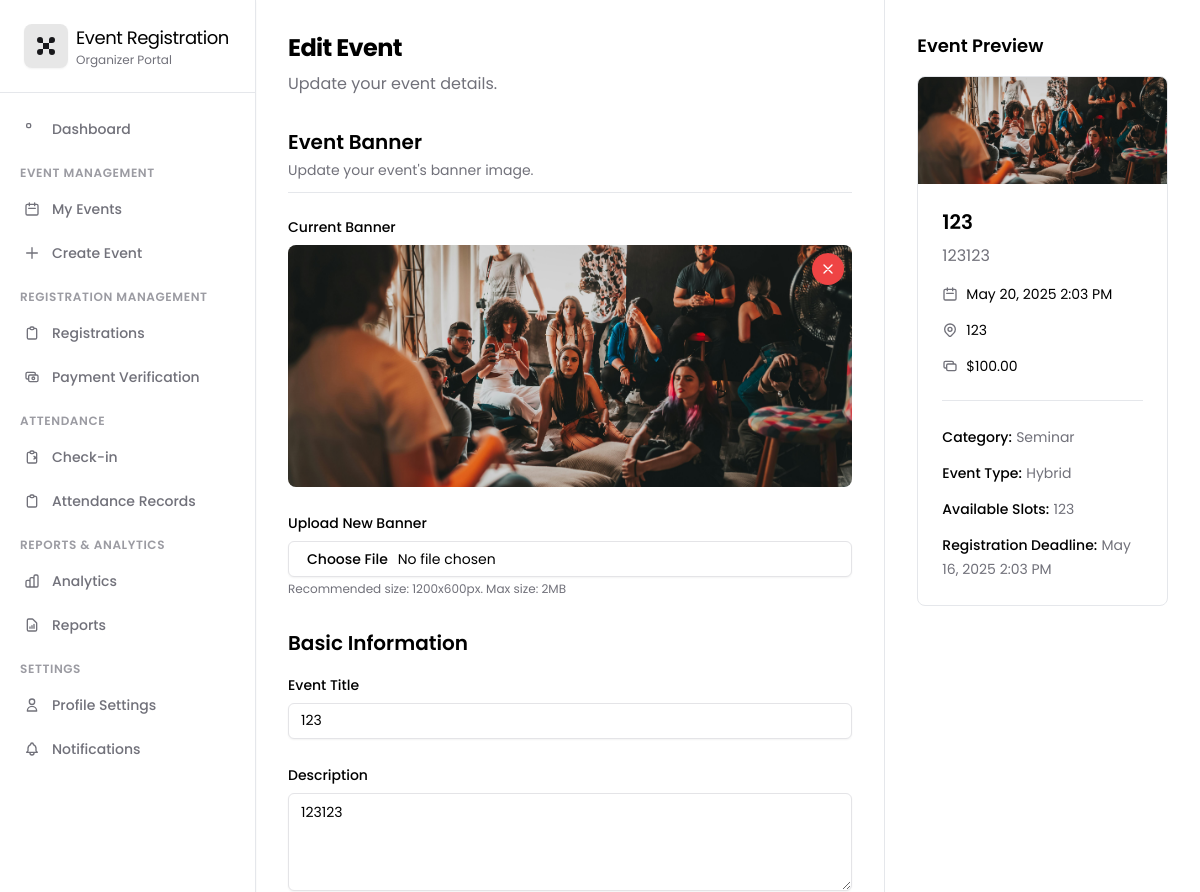
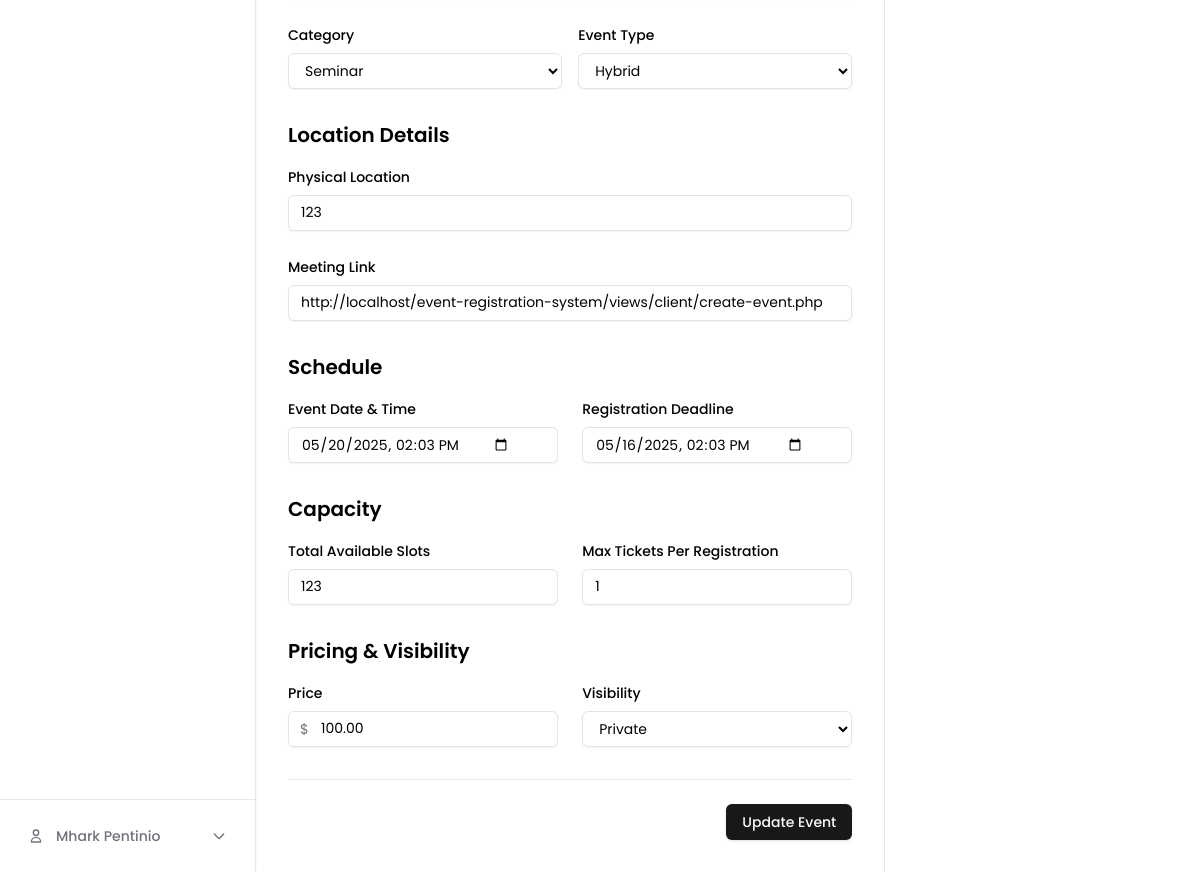
The app's page /views/client/edit-event.php?id=1 (signed in) with its own data (2 pictures, top to bottom).
### tables this page shows
CREATE TABLE `events` (
  `id` int(11) NOT NULL,
  `client_id` int(11) NOT NULL,
  `title` varchar(255) NOT NULL,
  `description` text DEFAULT NULL,
  `category_id` int(11) DEFAULT NULL,
  `type_id` int(11) DEFAULT NULL,
  `event_date` datetime NOT NULL,
  `registration_deadline` datetime NOT NULL,
  `location` text DEFAULT NULL,
  `price` decimal(10,2) DEFAULT 0.00,
  `slots` int(11) NOT NULL,
  `max_participants_per_registration` int(11) DEFAULT 1,
  `visibility` enum('public','private','invite-only') DEFAULT 'public',
  `status` enum('pending','published','draft','rejected') NOT NULL DEFAULT 'pending',
  `rejection_reason` text DEFAULT NULL,
  `banner` varchar(255) DEFAULT NULL,
  `created_at` timestamp NOT NULL DEFAULT current_timestamp(),
  `updated_at` timestamp NOT NULL DEFAULT current_timestamp() ON UPDATE current_timestamp()
);

CREATE TABLE `categories` (
  `id` int(11) NOT NULL,
  `name` varchar(100) NOT NULL,
  `description` text NOT NULL
);

CREATE TABLE `event_types` (
  `id` int(11) NOT NULL,
  `name` varchar(100) NOT NULL
);

### views/client/edit-event.php (the view, shortened to what the rows shown need)
<?php
require_once '../../helpers/SessionHelper.php';
require_once '../../controllers/client/EventController.php';
$eventController = new EventController();
$eventId = $_GET['id'] ?? null;
$event = $eventController->getEvent($eventId);
$categories = $eventController->getCategories();
$eventTypes = $eventController->getEventTypes();
$location = $event['location'];
$virtualLink = null;
if (in_array($event['type_id'], ['2', '3'])) {
    $locationData = json_decode($location, true);
    $location = $locationData['physical'] ?? '';
    $virtualLink = $locationData['virtual'] ?? '';
}
include_once '../shared/header.php';
?>
<body class="bg-background min-h-screen font-sans antialiased">
    <?php include_once '../shared/clientSidebar.php'; ?>
    <div class="flex ml-64">
        <div class="w-2/3 p-8 border-r border-gray-200">
        <div class="mb-8">
                <h1 class="text-2xl font-bold tracking-tight">Edit Event</h1>
        </div>
            <form action="../../controllers/client/EventController.php" method="POST" enctype="multipart/form-data" class="space-y-8">
                <section>
                    <div class="border-b border-gray-200 pb-3 mb-6">
                        <h2 class="text-xl font-semibold">Event Banner</h2>
                    </div>
                <?php if ($event['banner']): ?>
                        <div class="mb-6">
                            <h3 class="text-sm font-medium mb-2">Current Banner</h3>
                        <div class="aspect-[21/9] relative bg-muted rounded-lg overflow-hidden">
                            <img
                                src="../../public/<?php echo htmlspecialchars($event['banner']); ?>"
                                alt="Current banner"
                                class="object-cover w-full h-full"
                            >
                            <button type="submit" name="action" value="delete_banner"
                                class="absolute top-2 right-2 bg-red-500 text-white rounded-full p-2 hover:bg-red-600 transition-colors"
                                onclick="return confirm('Are you sure you want to delete the banner?')">
                                <svg class="h-4 w-4" fill="none" stroke="currentColor" viewBox="0 0 24 24">
                                    <path stroke-linecap="round" stroke-linejoin="round" stroke-width="2" d="M6 18L18 6M6 6l12 12"/>
                                </svg>
                            </button>
                        </div>
                    </div>
                <?php endif; ?>
                </section>
                <section>
                    <h2 class="text-xl font-semibold mb-4">Basic Information</h2>
                    <div class="grid gap-6">
                        <div>
                            <label class="text-sm font-medium leading-none" for="title">Event Title</label>
                            <input type="text" id="title" name="title" required
                                value="<?php echo htmlspecialchars($event['title']); ?>"
                                class="flex h-9 w-full rounded-md border border-input bg-background px-3 py-1 text-sm shadow-sm transition-colors mt-1.5">
                        </div>
                        <div>
                            <label class="text-sm font-medium leading-none" for="description">Description</label>
                            <textarea id="description" name="description" rows="4" required
                                class="flex w-full rounded-md border border-input bg-background px-3 py-2 text-sm shadow-sm transition-colors mt-1.5"><?php echo htmlspecialchars($event['description']); ?></textarea>
                        </div>
                        <div class="grid grid-cols-2 gap-4">
                            <div>
                                <label class="text-sm font-medium leading-none" for="category">Category</label>
                                <select id="category" name="category_id" required
                                    class="flex h-9 w-full rounded-md border border-input bg-background px-3 py-1 text-sm shadow-sm transition-colors mt-1.5">
                                    <?php foreach ($categories as $category): ?>
                                        <option value="<?php echo $category['id']; ?>"
                                            <?php echo $category['id'] == $event['category_id'] ? 'selected' : ''; ?>>
                                            <?php echo htmlspecialchars($category['name']); ?>
                                        </option>
                                    <?php endforeach; ?>
                                </select>
                            </div>
                            <div>
                                <label class="text-sm font-medium leading-none" for="type">Event Type</label>
                                <select id="type" name="type_id" required onchange="toggleEventTypeFields()"
                                    class="flex h-9 w-full rounded-md border border-input bg-background px-3 py-1 text-sm shadow-sm transition-colors mt-1.5">
                                    <?php foreach ($eventTypes as $type): ?>
                                        <option value="<?php echo $type['id']; ?>"
                                            <?php echo $type['id'] == $event['type_id'] ? 'selected' : ''; ?>>
                                            <?php echo htmlspecialchars($type['name']); ?>
                                        </option>
                                    <?php endforeach; ?>
                                </select>
                            </div>
                        </div>
                    </div>
                </section>
                <section>
                    <h2 class="text-xl font-semibold mb-4">Location Details</h2>
                    <div class="grid gap-6">
                        <div id="physicalLocationField">
                            <label class="text-sm font-medium leading-none" for="location">Physical Location</label>
                            <input type="text" id="location" name="location"
                                value="<?php echo htmlspecialchars($location); ?>"
                                class="flex h-9 w-full rounded-md border border-input bg-background px-3 py-1 text-sm shadow-sm transition-colors mt-1.5">
                        </div>
                        <div id="virtualEventFields" class="<?php echo !in_array($event['type_id'], ['2', '3']) ? 'hidden' : ''; ?>">
                            <label class="text-sm font-medium leading-none" for="meeting_link">Meeting Link</label>
                            <input type="url" id="meeting_link" name="meeting_link"
                                value="<?php echo htmlspecialchars($virtualLink); ?>"
                                class="flex h-9 w-full rounded-md border border-input bg-background px-3 py-1 text-sm shadow-sm transition-colors mt-1.5">
                        </div>
                    </div>
                </section>
                <section>
                    <h2 class="text-xl font-semibold mb-4">Schedule</h2>
                    <div class="grid grid-cols-2 gap-6">
                        <div>
                            <label class="text-sm font-medium leading-none" for="event_date">Event Date & Time</label>
                            <input type="datetime-local" id="event_date" name="event_date" required
                                value="<?php echo date('Y-m-d\TH:i', strtotime($event['event_date'])); ?>"
                                class="flex h-9 w-full rounded-md border border-input bg-background px-3 py-1 text-sm shadow-sm transition-colors mt-1.5">
                        </div>
                        <div>
                            <label class="text-sm font-medium leading-none" for="registration_deadline">Registration Deadline</label>
                            <input type="datetime-local" id="registration_deadline" name="registration_deadline" required
                                value="<?php echo date('Y-m-d\TH:i', strtotime($event['registration_deadline'])); ?>"
                                class="flex h-9 w-full rounded-md border border-input bg-background px-3 py-1 text-sm shadow-sm transition-colors mt-1.5">
                        </div>
                    </div>
                </section>
                <section>
                    <h2 class="text-xl font-semibold mb-4">Capacity</h2>
                    <div class="grid grid-cols-2 gap-6">
                        <div>
                            <label class="text-sm font-medium leading-none" for="slots">Total Available Slots</label>
                            <input type="number" id="slots" name="slots" min="1" required
                                value="<?php echo htmlspecialchars($event['slots']); ?>"
                                class="flex h-9 w-full rounded-md border border-input bg-background px-3 py-1 text-sm shadow-sm transition-colors mt-1.5">
                        </div>
                        <div>
                            <label class="text-sm font-medium leading-none" for="max_per_registration">Max Tickets Per Registration</label>
                            <input type="number" id="max_per_registration" name="max_participants_per_registration" min="1" required
                                value="<?php echo htmlspecialchars($event['max_participants_per_registration']); ?>"
                                class="flex h-9 w-full rounded-md border border-input bg-background px-3 py-1 text-sm shadow-sm transition-colors mt-1.5">
                        </div>
                    </div>
                </section>
                <section>
                    <h2 class="text-xl font-semibold mb-4">Pricing & Visibility</h2>
                    <div class="grid grid-cols-2 gap-6">
                        <div>
                            <div class="relative mt-1.5">
                                <span class="absolute inset-y-0 left-0 pl-3 flex items-center text-sm text-muted-foreground">$</span>
                                <input type="number" id="price" name="price" min="0" step="0.01" required
                                    value="<?php echo htmlspecialchars($event['price']); ?>"
                                    class="flex h-9 w-full rounded-md border border-input bg-background pl-8 pr-3 py-1 text-sm shadow-sm transition-colors">
                    </div>
                </div>
                        <div>
                            <label class="text-sm font-medium leading-none" for="visibility">Visibility</label>
                            <select id="visibility" name="visibility" required
                                class="flex h-9 w-full rounded-md border border-input bg-background px-3 py-1 text-sm shadow-sm transition-colors mt-1.5">
                                <option value="private" <?php echo $event['visibility'] === 'private' ? 'selected' : ''; ?>>Private</option>
                            </select>
                        </div>
                    </div>
                </section>
            </form>
        </div>
        <div class="w-1/3 p-8">
            <div class="sticky top-8">
                <h2 class="text-lg font-semibold mb-4">Event Preview</h2>
                <div class="rounded-lg border bg-card overflow-hidden">
                    <div id="previewBanner" class="aspect-[21/9] bg-muted">
                        <?php if ($event['banner']): ?>
                            <img src="../../public/<?php echo htmlspecialchars($event['banner']); ?>"
                                 alt="Event banner"
                                 class="w-full h-full object-cover">
                        <?php endif; ?>
                    </div>
                    <div class="p-6">
                        <h3 id="previewTitle" class="text-xl font-semibold mb-2"><?php echo htmlspecialchars($event['title']); ?></h3>
                        <p id="previewDescription" class="text-muted-foreground mb-4"><?php echo htmlspecialchars($event['description']); ?></p>
                        <div class="space-y-4">
                            <div class="flex items-center gap-2 text-sm">
                                <svg class="h-4 w-4 text-muted-foreground" fill="none" stroke="currentColor" viewBox="0 0 24 24">
                                    <path stroke-linecap="round" stroke-linejoin="round" stroke-width="2" d="M8 7V3m8 4V3m-9 8h10M5 21h14a2 2 0 002-2V7a2 2 0 00-2-2H5a2 2 0 00-2 2v12a2 2 0 002 2z"/>
                                </svg>
                                <span id="previewDate"><?php echo date('F j, Y g:i A', strtotime($event['event_date'])); ?></span>
                            </div>
                            <div class="flex items-center gap-2 text-sm">
                                <span id="previewLocation"><?php echo htmlspecialchars($location); ?></span>
                            </div>
                            <div class="flex items-center gap-2 text-sm">
                                <svg class="h-4 w-4 text-muted-foreground" fill="none" stroke="currentColor" viewBox="0 0 24 24">
                                    <path stroke-linecap="round" stroke-linejoin="round" stroke-width="2" d="M17 9V7a2 2 0 00-2-2H5a2 2 0 00-2 2v6a2 2 0 002 2h2m2 4h10a2 2 0 002-2v-6a2 2 0 00-2-2H9a2 2 0 00-2 2v6a2 2 0 002 2z"/>
                                </svg>
                                <span id="previewPrice"><?php echo $event['price'] > 0 ? '$' . number_format($event['price'], 2) : 'Free'; ?></span>
                            </div>
                        </div>
                        <div class="mt-6 pt-6 border-t border-gray-200">
                            <div class="space-y-3">
                                <div>
                                    <span class="text-sm font-medium">Category:</span>
                                    <span id="previewCategory" class="text-sm text-muted-foreground"><?php echo htmlspecialchars($event['category_name']); ?></span>
                                </div>
                                <div>
                                    <span class="text-sm font-medium">Event Type:</span>
                                    <span id="previewType" class="text-sm text-muted-foreground"><?php echo htmlspecialchars($event['type_name']); ?></span>
                                </div>
                                <div>
                                    <span class="text-sm font-medium">Available Slots:</span>
                                    <span id="previewSlots" class="text-sm text-muted-foreground"><?php echo htmlspecialchars($event['slots']); ?></span>
                                </div>
                                <div>
                                    <span class="text-sm font-medium">Registration Deadline:</span>
                                    <span id="previewDeadline" class="text-sm text-muted-foreground"><?php echo date('F j, Y g:i A', strtotime($event['registration_deadline'])); ?></span>
                                </div>
                            </div>
                        </div>
                    </div>
                </div>
            </div>
        </div>
    </div>
</body>
</html>

### records on screen
events: banner (picture), title "123", description "123123", category_id "Seminar", type_id "Hybrid", location "123", meeting_link "http://localhost/event-registration-system/views/client/create-event.php", event_date "05/20/2025 14:03", registration_deadline "05/16/2025 14:03", slots "123", max_participants_per_registration "1", price "100.00", visibility "Private", event_date "May 20, 2025 2:03 PM", category.name "Seminar", type.name "Hybrid", registration_deadline "May 16, 2025 2:03 PM"

### other values on screen
$_SESSION['client']['name'] "Mhark Pentinio"
